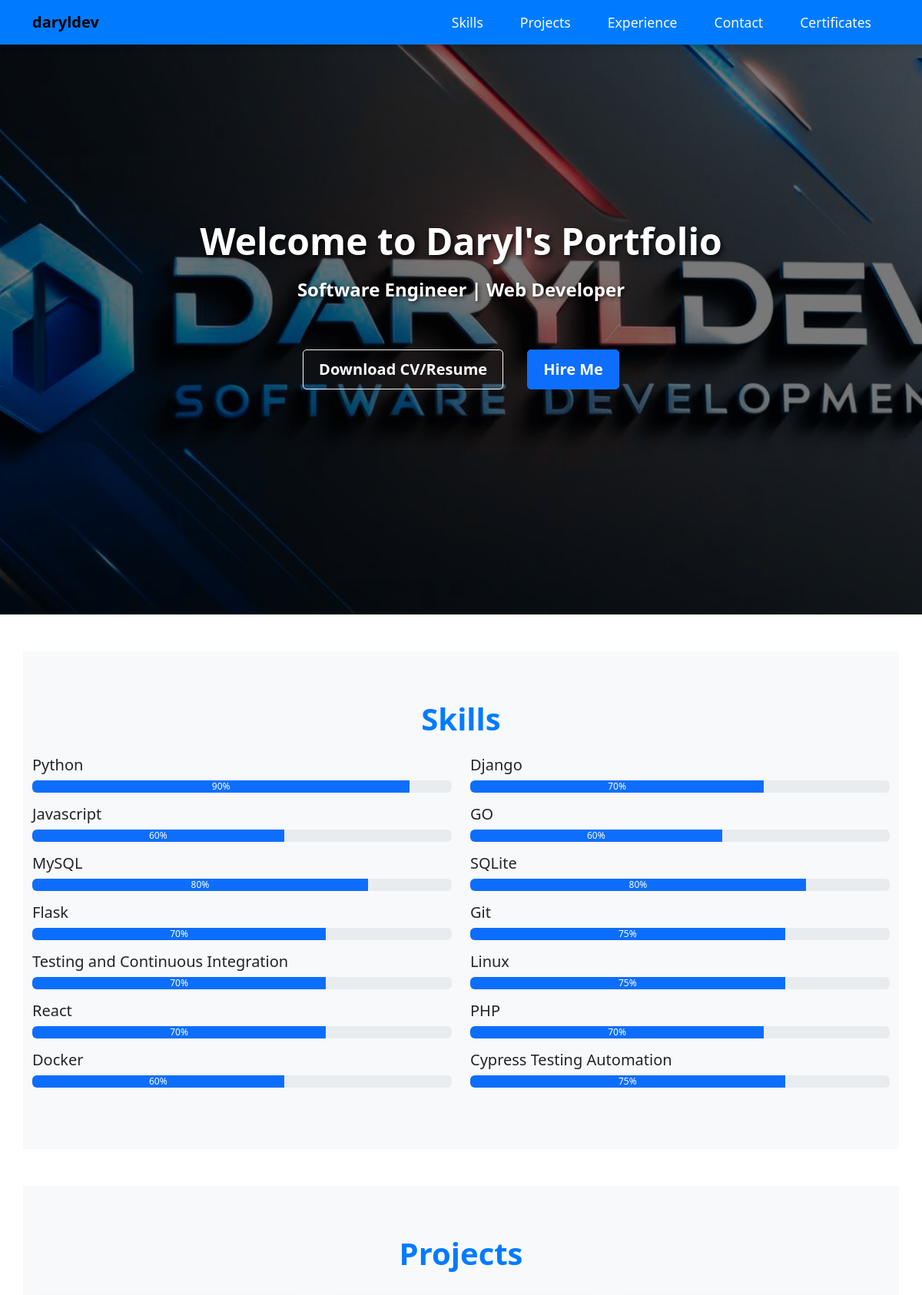
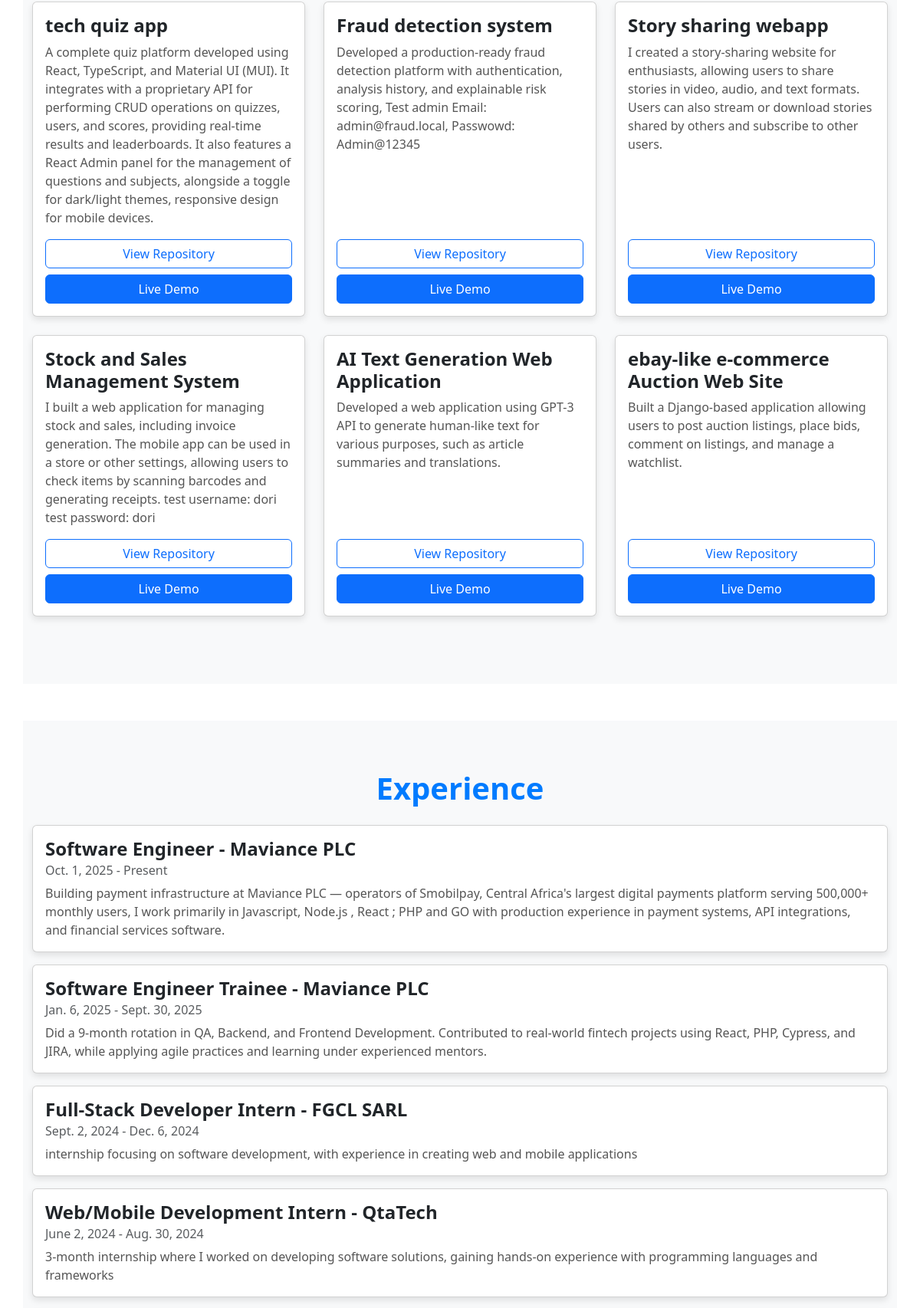
The page / (upper part) on the database its author committed (2 pictures, top to bottom).
### portfolio/models.py (models this page shows)
class Skill(models.Model):
    name = models.CharField(max_length=100)
    proficiency = models.IntegerField(help_text="Proficiency in %")

class Project(models.Model):
    title = models.CharField(max_length=100)
    description = models.TextField()
    link = models.URLField(blank=True, null=True)
    repo_link = models.URLField(blank=True, null=True)

class Experience(models.Model):
    role = models.CharField(max_length=100)
    company = models.CharField(max_length=100)
    start_date = models.DateField()
    end_date = models.DateField(null=True, blank=True)
    description = models.TextField()

### portfolio/views.py (the view)
# urls.py: path('', portfolio_view, name='portfolio'),
def portfolio_view(request):
    projects = Project.objects.order_by('-id')
    skills = Skill.objects.all()
    experiences = Experience.objects.order_by('-start_date')
    certificates = Certificate.objects.all()
    return render(request, 'portfolio/portfolio.html', {
        "year": 2024,
        "name": "daryldev",
        'projects': projects,
        'skills': skills,
        'experiences': experiences,
        'certificates': certificates,
    })

### portfolio/context_processors.py (called while the page is built)
def social_links(request):
    return {"SOCIAL_LINKS": getattr(settings, "SOCIAL_LINKS", {})}

### portfolio/templates/portfolio/portfolio.html (shortened to what this page needs)
{% load static %}
<!DOCTYPE html>
<html lang="en">
<head>
    <link rel="stylesheet" href="{% static 'css/styles.css' %}" />
    <link href="https://cdn.jsdelivr.net/npm/bootstrap@5.3.0/dist/css/bootstrap.min.css" rel="stylesheet" />
    <link rel="stylesheet" href="https://cdnjs.cloudflare.com/ajax/libs/font-awesome/6.0.0-beta3/css/all.min.css" />
</head>
<body>
    <nav class="navbar navbar-expand-lg fixed-top">
        <div class="container">
            <a class="navbar-brand" href="#">{{ name }}</a>
            <div class="collapse navbar-collapse" id="navbarNav">
                <ul class="navbar-nav ms-auto">
                    <li class="nav-item"><a class="nav-link" href="#skills">Skills</a></li>
                    <li class="nav-item"><a class="nav-link" href="#projects">Projects</a></li>
                    <li class="nav-item"><a class="nav-link" href="#experience">Experience</a></li>
                    <li class="nav-item"><a class="nav-link" href="#contact">Contact</a></li>
                    <li class="nav-item"><a class="nav-link" href="#certificates">Certificates</a></li>
                </ul>
            </div>
        </div>
    </nav>
    <header class="bg-dark text-white text-center p-5"
            style="background-image: url('{% static 'images/brand.png' %}'); background-size: cover; background-position: center;">
        <h1 class="display-4 animate__animated animate__fadeInDown header-title">Welcome to Daryl's Portfolio</h1>
        <p class="lead header-subtitle">Software Engineer | Web Developer</p>
        <div class="header-buttons">
            <a href="{% static 'cv/resume.pdf' %}" class="btn btn-outline-light btn-lg" download>Download CV/Resume</a>
            <a href="#contact" class="btn btn-primary btn-lg">Hire Me</a>
        </div>
    </header>
    <section id="skills" class="container my-5 section">
        <h2 class="text-center mb-4 section-title">Skills</h2>
        <div class="row">
            {% for skill in skills %}
            <div class="col-md-6 mb-3">
                <h5>{{ skill.name }}</h5>
                <div class="progress">
                    <div class="progress-bar" role="progressbar" style="width: {{ skill.proficiency }}%;"
                         aria-valuenow="{{ skill.proficiency }}" aria-valuemin="0" aria-valuemax="100">
                        {{ skill.proficiency }}%
                    </div>
                </div>
            </div>
            {% endfor %}
        </div>
    </section>
    <section id="projects" class="container my-5 section">
        <h2 class="section-title">Projects</h2>
        <div class="row">
            {% for project in projects %}
            <div class="col-md-4 mb-4">
                <div class="card h-100">
                    <div class="card-body">
                        <h5 class="card-title">{{ project.title }}</h5>
                        <p class="card-text">{{ project.description }}</p>
                        <div class="btn-row">
                            {% if project.repo_link %}
                            <a href="{{ project.repo_link }}" class="btn btn-outline-primary" target="_blank" rel="noopener">
                                View Repository
                            </a>
                            {% endif %}
                            {% if project.link %}
                            <a href="{{ project.link }}" class="btn btn-primary" target="_blank" rel="noopener">
                                Live Demo
                            </a>
                            {% endif %}
                        </div>
                    </div>
                </div>
            </div>
            {% endfor %}
        </div>
    </section>
    <section id="experience" class="container my-5 section">
        <h2 class="text-center mb-4 section-title">Experience</h2>
        {% for experience in experiences %}
        <div class="card mb-3">
            <div class="card-body">
                <h5 class="card-title">{{ experience.role }} - {{ experience.company }}</h5>
                <h6 class="card-subtitle mb-2 text-muted">
                    {{ experience.start_date }} - {{ experience.end_date|default:"Present" }}
                </h6>
                <p class="card-text">{{ experience.description }}</p>
            </div>
        </div>
        {% endfor %}
    </section>
</body>
</html>

### portfolio/static/css/styles.css (style rules this page uses)
body { font-family: 'Roboto', sans-serif; background-color: #f4f4f9; color: #333; line-height: 1.6; }
header { background-color: #007bff; color: white; height: 100vh; display: flex; flex-direction: column; align-items: center; justify-content: center; text-align: center; position: relative; }
header::before { content: ''; position: absolute; top: 0; left: 0; width: 100%; height: 100%; background: rgba(0, 0, 0, 0.5); z-index: 1; }
header h1, header p, header a { z-index: 2; }
header h1 { font-size: 3.5rem; font-weight: bold; margin-bottom: 1rem; }
header p { font-size: 1.5rem; margin-bottom: 2rem; }
header a { margin: 0.5rem; }
.section-title { font-size: 2.5rem; font-weight: bold; margin-bottom: 2rem; color: #007bff; text-align: center; }
.section { padding: 4rem 0; background-color: #f8f9fa; }
.card { border: none; border-radius: 0.75rem; box-shadow: 0 4px 8px rgba(0, 0, 0, 0.1); transition: transform 0.3s ease, box-shadow 0.3s ease; }
.card-title { font-size: 1.5rem; font-weight: bold; color: #007bff; }
.card-text { font-size: 1rem; color: #555; }
.progress { height: 1.5rem; border-radius: 0.75rem; background-color: #e9ecef; }
.progress-bar { background-color: #007bff; }
.navbar { padding: 1rem 2rem; background-color: #007bff !important; background: linear-gradient(90deg, rgba(0,123,255,0.9) 0%, rgba(0,123,255,0.7) 100%); box-shadow: 0 4px 8px rgba(0, 0, 0, 0.1); }
.navbar-brand { font-size: 1.5rem; font-weight: bold; color: #f8f9fa; }
.navbar-nav .nav-link { margin: 0 1rem; font-size: 1.1rem; color: #f8f9fa; transition: color 0.3s ease, background-color 0.3s ease; }

### portfolio/templates/portfolio/portfolio.html (style rules this page uses)
.header-title { font-weight: 900; text-shadow: 3px 3px 6px rgba(0, 0, 0, 0.7); font-size: 3rem; }
.header-subtitle { font-weight: 700; text-shadow: 2px 2px 5px rgba(0, 0, 0, 0.7); font-size: 1.5rem; }
.header-buttons { display: flex; flex-wrap: wrap; justify-content: center; gap: 15px; margin-top: 20px; }
.header-buttons a { font-weight: 700; padding: 10px 20px; border-radius: 5px; }
#projects .card-body { display: flex; flex-direction: column; }
#projects .card-body .btn { white-space: nowrap; }
#projects .btn-row { margin-top: auto; display: flex; flex-wrap: wrap; gap: .5rem; }
#projects .btn-row .btn { flex: 1 1 180px; }

### rows shown on the page
Skill: name "Python", proficiency "90"
Skill: name "Django", proficiency "70"
Skill: name "Javascript", proficiency "60"
Skill: name "GO", proficiency "60"
Skill: name "MySQL", proficiency "80"
Skill: name "SQLite", proficiency "80"
Skill: name "Flask", proficiency "70"
Skill: name "Git", proficiency "75"
Skill: name "Testing and Continuous Integration", proficiency "70"
Skill: name "Linux", proficiency "75"
Skill: name "React", proficiency "70"
Skill: name "PHP", proficiency "70"
Skill: name "Docker", proficiency "60"
Skill: name "Cypress Testing Automation", proficiency "75"
Project: title "tech quiz app", description "A complete quiz platform developed using React, TypeScript, and Material UI (MUI). It integrates with a proprietary API for performing CRUD operations on quizzes, users, and scores, providing real-time results and leaderboards. It also features a React Admin panel for the management of questions and subjects, alongside a toggle for dark/light themes, responsive design for mobile devices."
Project: title "Fraud detection system", description "Developed a production-ready fraud detection platform with authentication, analysis history, and explainable risk scoring, Test admin Email: admin@fraud.local, Passwowd: Admin@12345"
Project: title "Story sharing webapp", description "I created a story-sharing website for enthusiasts, allowing users to share stories in video, audio, and text formats. Users can also stream or download stories shared by others and subscribe to other users."
Project: title "Stock and Sales Management System", description "I built a web application for managing stock and sales, including invoice generation. The mobile app can be used in a store or other settings, allowing users to check items by scanning barcodes and generating receipts. test username: dori test password: dori"
Project: title "AI Text Generation Web Application", description "Developed a web application using GPT-3 API to generate human-like text for various purposes, such as article summaries and translations."
Project: title "ebay-like e-commerce Auction Web Site", description "Built a Django-based application allowing users to post auction listings, place bids, comment on listings, and manage a watchlist."
Experience: role "Software Engineer", company "Maviance PLC", start_date "Oct. 1, 2025", end_date "Present", description "Building payment infrastructure at Maviance PLC — operators of Smobilpay, Central Africa's largest digital payments platform serving 500,000+ monthly users, I work primarily in Javascript, Node.js , React ; PHP and GO with production experience in payment systems, API integrations, and financial services software."
Experience: role "Software Engineer Trainee", company "Maviance PLC", start_date "Jan. 6, 2025", end_date "Sept. 30, 2025", description "Did a 9-month rotation in QA, Backend, and Frontend Development. Contributed to real-world fintech projects using React, PHP, Cypress, and JIRA, while applying agile practices and learning under experienced mentors."
Experience: role "Full-Stack Developer Intern", company "FGCL SARL", start_date "Sept. 2, 2024", end_date "Dec. 6, 2024", description "internship focusing on software development, with experience in creating web and mobile applications"
Experience: role "Web/Mobile Development Intern", company "QtaTech", start_date "June 2, 2024", end_date "Aug. 30, 2024", description "3-month internship where I worked on developing software solutions, gaining hands-on experience with programming languages and frameworks"

### other values the page prints
{{ name }} "daryldev"
